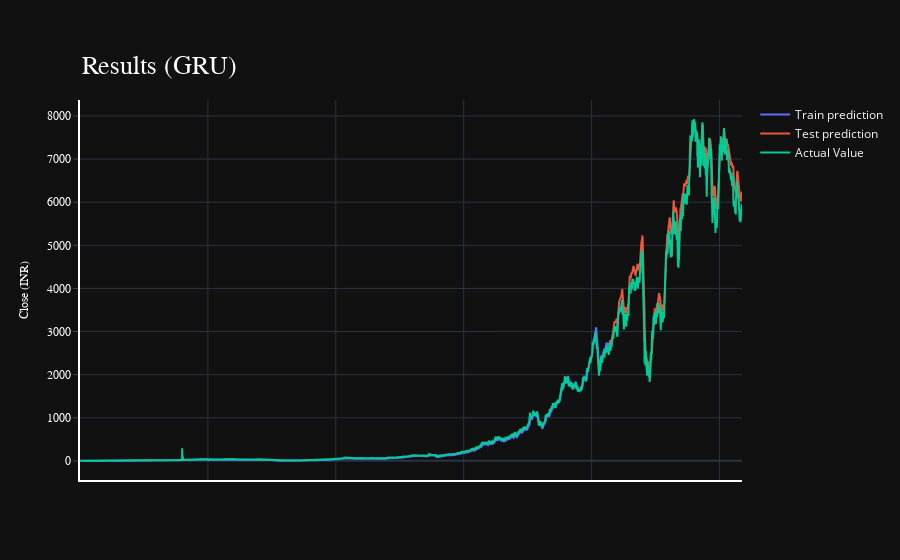

This figure's notebook cell:
### Code cell
import plotly.express as px
import plotly.graph_objects as go

fig = go.Figure()
fig.add_trace(go.Scatter(go.Scatter(x=result.index, y=result[0],
                    mode='lines',
                    name='Train prediction')))
fig.add_trace(go.Scatter(x=result.index, y=result[1],
                    mode='lines',
                    name='Test prediction'))
fig.add_trace(go.Scatter(go.Scatter(x=result.index, y=result[2],
                    mode='lines',
                    name='Actual Value')))
fig.update_layout(
    xaxis=dict(
        showline=True,
        showgrid=True,
        showticklabels=False,
        linecolor='white',
        linewidth=2
    ),
    yaxis=dict(
        title_text='Close (INR)',
        titlefont=dict(
            family='Rockwell',
            size=12,
            color='white',
        ),
        showline=True,
        showgrid=True,
        showticklabels=True,
        linecolor='white',
        linewidth=2,
        ticks='outside',
        tickfont=dict(
            family='Rockwell',
            size=12,
            color='white',
        ),
    ),
    showlegend=True,
    template = 'plotly_dark'

)



annotations = []
annotations.append(dict(xref='paper', yref='paper', x=0.0, y=1.05,
                              xanchor='left', yanchor='bottom',
                              text='Results (GRU)',
                              font=dict(family='Rockwell',
                                        size=26,
                                        color='white'),
                              showarrow=False))
fig.update_layout(annotations=annotations)

fig.show()

### Figure 1 — Plotly figure (JSON) as saved in the notebook; plotly's stock layout.template omitted (floating-point values rounded to 4 significant figures; data arrays with more than 128 entries replaced by an {"elided": "..."} marker saying what was removed)
{"data": [{"mode": "lines", "name": "Train prediction", "type": "scatter", "x": {"elided": "5177 int values"}, "y": {"elided": "5177 float values"}}, {"mode": "lines", "name": "Test prediction", "type": "scatter", "x": {"elided": "5177 int values"}, "y": {"elided": "5177 float values"}}, {"mode": "lines", "name": "Actual Value", "type": "scatter", "x": {"elided": "5177 int values"}, "y": {"elided": "5177 float values"}}], "layout": {"annotations": [{"font": {"color": "white", "family": "Rockwell", "size": 26}, "showarrow": false, "text": "Results (GRU)", "x": 0, "xanchor": "left", "xref": "paper", "y": 1.05, "yanchor": "bottom", "yref": "paper"}], "showlegend": true, "xaxis": {"linecolor": "white", "linewidth": 2, "showgrid": true, "showline": true, "showticklabels": false}, "yaxis": {"linecolor": "white", "linewidth": 2, "showgrid": true, "showline": true, "showticklabels": true, "tickfont": {"color": "white", "family": "Rockwell", "size": 12}, "ticks": "outside", "title": {"font": {"color": "white", "family": "Rockwell", "size": 12}, "text": "Close (INR)"}}}}
